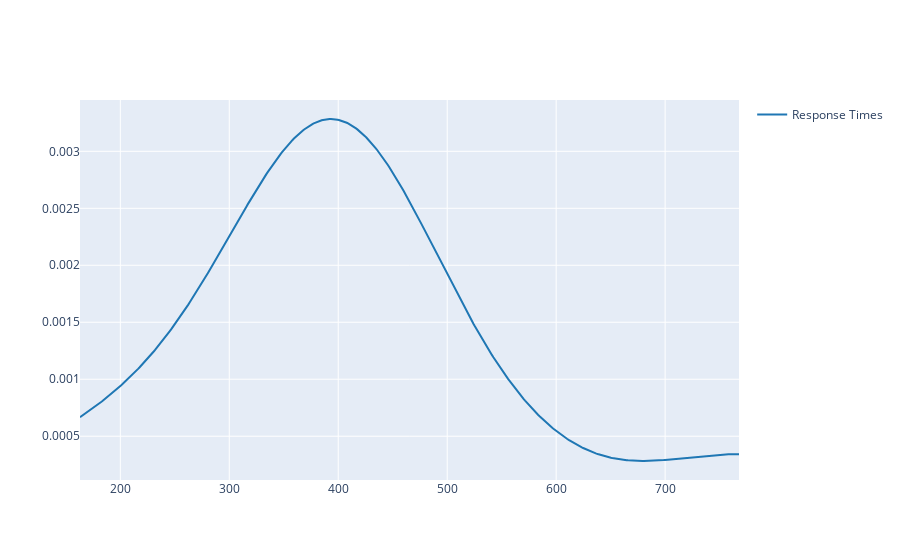

Notebook source saved alongside this figure:
### Code cell
fig = ff.create_distplot([simulation_one.reaction_times.flatten()], ['Response Times'], show_hist=False, show_rug=False)
fig.show()

### Figure 1 — Plotly figure (JSON) as saved in the notebook; plotly's stock layout.template omitted (floating-point values rounded to 4 significant figures; data arrays with more than 128 entries replaced by an {"elided": "..."} marker saying what was removed)
{"data": [{"legendgroup": "Response Times", "marker": {"color": "rgb(31, 119, 180)"}, "mode": "lines", "name": "Response Times", "showlegend": true, "type": "scatter", "x": {"elided": "500 float values"}, "xaxis": "x", "y": {"elided": "500 float values"}, "yaxis": "y"}], "layout": {"barmode": "overlay", "hovermode": "closest", "legend": {"traceorder": "reversed"}, "xaxis": {"anchor": "y2", "domain": [0, 1], "zeroline": false}, "yaxis": {"anchor": "free", "domain": [0, 1], "position": 0}}}
